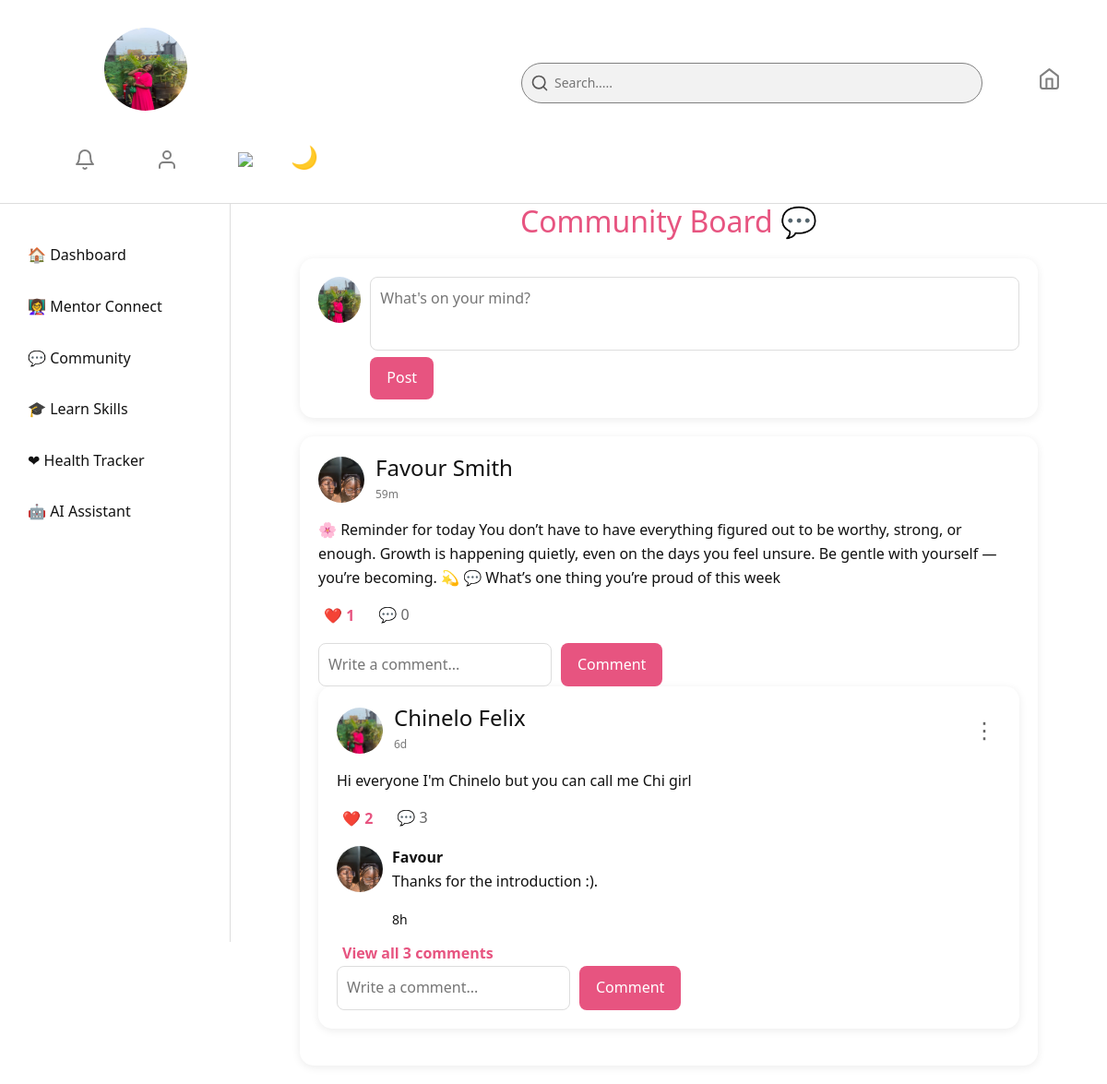
Page /community (signed in) on the committed database.
### src/models.py (models this page shows, shortened)
class User(UserMixin, db.Model):
    __tablename__ = 'users'
    id = db.Column(db.Integer, primary_key=True)
    first_name = db.Column(db.String(100), nullable=False)
    last_name = db.Column(db.String(100), nullable=False)
    email = db.Column(db.String(150), unique=True, nullable=False)
    dob = db.Column(db.String, nullable=False)
    password = db.Column(db.String(200), nullable=False)
    profile_image = db.Column(db.String(300), default='default_profile.png')
    date_created = db.Column(db.DateTime, default=datetime.utcnow)
    last_seen = db.Column(db.DateTime, default=datetime.utcnow)
    posts = db.relationship('CommunityPost', backref='user', lazy=True)
    comments = db.relationship('Comment', backref='user', lazy=True)
    likes = db.relationship('Like', backref='user', lazy=True)
    todos = db.relationship('ToDo', backref='user', lazy=True)
    ai_chats = db.relationship('AIChat', backref='user', lazy=True)
    health_logs = db.relationship('HealthTracker', backref='user', lazy=True)
    course_progress = db.relationship('UserCourse', backref='user', lazy=True)
    is_authenticated = True
    is_active = True
    is_anonymous = False
    def __repr__(self):
        return f"<Users {self.email}>"

class CommunityPost(db.Model):
    __tablename__ = 'community_posts'
    id = db.Column(db.Integer, primary_key=True)
    content = db.Column(db.Text, nullable=False)
    created_at = db.Column(db.DateTime, default=datetime.utcnow)
    user_id = db.Column(db.Integer, db.ForeignKey('users.id'), nullable=False)
    author = db.relationship('User') # link to the user who made the post
    comments = db.relationship('Comment', backref='post', cascade="all, delete-orphan", lazy=True)
    likes = db.relationship('Like', backref='post', cascade="all, delete-orphan", lazy=True)

class Comment(db.Model):
    __tablename__ = 'comments'
    id = db.Column(db.Integer, primary_key=True)
    content = db.Column(db.Text, nullable=False)
    created_at = db.Column(db.DateTime, default=datetime.utcnow)
    user_id = db.Column(db.Integer, db.ForeignKey('users.id'), nullable=False)
    post_id = db.Column(db.Integer, db.ForeignKey('community_posts.id'), nullable=False)

### src/routes/community_routes.py (the view)
@community_bp.route('/community')
@login_required
def community_page():
    posts = CommunityPost.query.order_by(CommunityPost.created_at.desc()).all()
    users = User.query.all()
    print(posts)
    print(users)
    return render_template('community.html', posts=posts, user=current_user, users=users)

### src/__init__.py (called while the page is built)
@app.before_request
def update_last_seen():
    if current_user.is_authenticated:
        current_user.last_seen = datetime.utcnow()
        db.session.commit()

### src/routes/auth_routes.py (called while the page is built)
@login_manager.user_loader
def load_user(user_id):
    return User.query.get(int(user_id))

### src/utils.py (called while the page is built)
def time_ago(created_at):
    now = datetime.now(timezone.utc)
    if created_at.tzinfo is None:
        created_at = created_at.replace(tzinfo=timezone.utc)
    diff = now - created_at
    seconds = diff.total_seconds()
    minutes = seconds / 60
    hours = minutes / 60
    days = hours / 24
    if seconds < 60:
        return f"{int(seconds)}s"
    elif minutes < 60:
        return f"{int(minutes)}m"
    elif hours < 24:
        return f"{int(hours)}h"
    else:
        return f"{int(days)}d"

### src/templates/community.html (shortened to what this page needs)
{% extends 'base.html' %}
{% block content %}
<link rel="stylesheet" href="{{ url_for('static', filename='dashboard.css') }}">
<div class="dashboard-container">
  <div class="sidebar">
    <div class="top">
      <nav>
        <a href="{{ url_for('dashboard_bp.dashboard') }}">🏠 Dashboard</a>
        <a href="{{ url_for('mentor_bp.mentors_page') }}">👩‍🏫 Mentor Connect</a>
        <a href="{{ url_for('community_bp.community_page') }}" class="active">💬 Community</a>
        <a href="{{ url_for('learn_bp.learn_skill') }}">🎓 Learn Skills</a>
        <a href="{{ url_for('health_bp.health_tracker') }}">❤ Health Tracker</a>
        <a href="{{ url_for('ai_bp.ai_chat') }}">🤖 AI Assistant</a>
      </nav>
    </div>
  </div>
  <section class="community-feed">
    <h2 class="community-title">Community Board 💬</h2>
    <div class="create-post-card">
      <div class="create-post-header">
        <img src="{{ url_for('static', filename='profile_images/' + current_user.profile_image) }}" alt="Profile"
          class="profile-pic">
        <form action="{{ url_for('community_bp.create_post') }}" method="POST" class="post-form">
          <textarea name="content" placeholder="What's on your mind?"></textarea>
          <button type="submit">Post</button>
        </form>
      </div>
    </div>
    {% for post in posts %}
    <div class="post-card">
      <div class="post-header">
        <img src="{{ url_for('static',
        filename='profile_images/' + post.user.profile_image) }}" class="profile-pic">
        <div class="user-info">
          <h4>
            {{ post.user.first_name }}
            {{ post.user.last_name }}
          </h4>
          <span class="post-time">{{ time_ago(post.created_at) }}</span>
        </div>
        {% if current_user.id == post.user.id %}
        <div class="post-menu">
          <button class="menu-btn">⋮</button>
        </div>
        {% endif %}
      </div>
      <div class="post-content">
        {{ post.content }}
      </div>
      <div class="post-actions">
        <form action="{{ url_for('community_bp.like_post', post_id=post.id) }}" method="POST">
          <button class="like-btn">
            ❤️ {{ post.likes|length }}
          </button>
        </form>
        <span class="comment-count">💬 {{ post.comments|length }}</span>
      </div>
      <div class="comments-preview">
        {% if post.comments %}
        <div class="latest-comment">
          <img src="{{ url_for('static',
              filename='profile_images/' +
              post.comments[-1].user.profile_image) }}" class="comment-pic">
          <div>
            <strong>
              {{ post.comments[-1].user.first_name }}
            </strong>
            <p>
              {{ post.comments[-1].content }}
            </p>
            <small>
              {{ time_ago(post.comments[-1].created_at) }}
            </small>
          </div>
        </div>
        {% endif %}
        {% if post.comments|length > 1 %}
        <button class="view-comments-btn" onclick="toggleComments('{{ post.id }}')">
          View all {{ post.comments|length }}
          comments
        </button>
        {% endif %}
        <div class="comment-form">
          <form action="{{ url_for('community_bp.add_comment', post_id=post.id) }}" method="POST" class="comment-form">
            <input type="text" name="content" placeholder="Write a comment...">
            <button type="submit">Comment</button>
          </form>
        </div>
      </div>
      {% endfor %}
  </section>
</div>
{% endblock %}

### src/templates/base.html (shortened to what this page needs)
<!doctype html>
<html lang="en">
<head>
  <link href="https://cdn.jsdelivr.net/npm/bootstrap@5.3.2/dist/css/bootstrap.min.css" rel="stylesheet">
  <link rel="stylesheet" href="{{ url_for('static', filename='girl_hygiene_app.css') }}">
</head>
<body>
  <header>
    {% if current_user.is_authenticated %}
    <div class="welcome-section2">
      <img src="{{ url_for('static', filename='profile_images/' + current_user.profile_image) }}" alt="Profile image"
        class="profile-image">
    </div>
    <div class="links2">
      <div class="search-box">
        <svg class="search-icon" viewBox="0 0 24 24" fill="none" stroke="currentColor" stroke-width="2"
          stroke-linecap="round" stroke-linejoin="round">
          <circle cx="11" cy="11" r="8"></circle>
          <line x1="21" y1="21" x2="16.65" y2="16.65"></line>
        </svg>
        <input type="text" placeholder="Search....." />
      </div>
      <a class="nav-icon" href="{{ url_for('dashboard_bp.dashboard') }}">
        <img src="{{ url_for('static', filename='images/home.svg') }}"></icon>
      </a>
    </div>
    <div class="links1">
      <a class="nav-icon" href="{{ url_for('dashboard_bp.dashboard') }}">
        <img src="{{ url_for('static', filename='images/bell.svg') }}"></icon>
      </a>
      <a class="nav-icon" href="{{ url_for('profile_bp.profile_page') }}">
        <img src="{{ url_for('static', filename='images/user.svg') }}"></icon>
      </a>
      <a class="nav-icon" href="{{ url_for('auth_bp.logout') }}">
        <img src="{{ url_for('static', filename='images/log-out.svg') }}"></icon>
      </a>
      <button id="themeToggle" class="toggle-btn">🌙</button>
    </div>
    {% endif %}
  </header>
  {% block content %}{% endblock %}
</body>
</html>

### src/static/girl_hygiene_app.css (style rules this page uses)
:root { --bg: #ffffff; --text: #111; --card-bg: #f5f6fa; --accent: #FF089D; --border: #ddd; }
body { background-image: url('images/group7.jpg'); background-size:cover ; background-repeat:no-repeat ; background-position: center; background-attachment: fixed; line-height: 1.6; color: var(--text); font-family: "Poppins", sans-serif; margin: 0; }
header { display: flex; justify-content: space-between; align-items: center; flex-wrap: wrap; background-color: var(--bg); border-bottom: 1px solid var(--border); color: var(--text); position: relative; z-index:10; }
.links1 { display: flex; margin-right: 80px; gap: 35px; }
.links1 a { font-size: 25px; margin-top: 30px; margin-left: 30px; color: var(--text); text-decoration:none; gap: 0px; }
.links2 { display: flex; gap: 10px; color: var(--text); margin-left: 250px; margin-top: 30px; }
.links2 img { width: 25px; height: 25px; margin-top: 5px; text-decoration:none; }
.contact input, textarea { width: 300px; height: 30px; padding: 10px; border: 1px solid #ccc; align-items: center; border-radius: 4px; }
#themeToggle { float: right; margin-right: 1rem; margin-top: 30px; background: none; border: none; font-size: 1.5rem; cursor: pointer; }

### src/static/dashboard.css (style rules this page uses)
:root { --bg: #ffffff; --text: #111; --card-bg: #f5f6fa; --header-bg: #ffffff; --accent: #ff4f87; --border: #ddd; }
body { margin: 0; padding: 0; font-family: 'Segoe UI', Tahoma, Geneva, Verdana, sans-serif; background: var(--bg); color: var(--text); }
header { display: flex; justify-content: space-between; align-items: center; padding: 30px 50px; flex-wrap: wrap; background-color: var(--bg); border-bottom: 1px solid var(--border); color: var(--text); top: 0; z-index: 10; }
.search-box { position: relative; width: 500px; margin-right: 50px; }
.search-box .search-icon { position: absolute; top: 50%; left: 10px; transform: translateY(-50%); width: 20px; height: 20px; color: #585757; pointer-events: none; }
.search-box input { background-color: rgb(0, 0, 0, 0.05); width: 100%; padding: 10px 10px 10px 35px; border: 1px solid gray; border-radius: 25px; outline: none; font-size: 14px; transition: 0.3s; }
.dashboard-container { display: grid; grid-template-columns: 250px 1fr auto; height: 100vh; }
.sidebar { background: var(--bg); border-right: 1px solid var(--border); height: inherit; padding: 25px 0; }
.sidebar nav a { display: block; padding: 12px 20px; color: var(--text); text-decoration: none; border-radius: 10px; margin: 6px 10px; transition: 0.3s; }
.welcome-section2 img { position: relative; top: 8%; left: 70%; width: 90px; border-radius: 50%; height: 90px; }
.community-feed { width: 100%; max-width: 800px; margin: auto; }
.community-title { text-align: center; color: #e75480; margin-bottom: 20px; }
.create-post-card, .post-card { background: var(--bg); border-radius: 15px; padding: 20px; margin-bottom: 20px; box-shadow: 0 2px 10px rgba(0, 0, 0, .08); }
.create-post-header { display: flex; gap: 10px; }
.post-header { display: flex; align-items: center; gap: 12px; position: relative; }
.post-menu { margin-left: auto; position: relative; }
.menu-btn { background: none; border: none; font-size: 24px; cursor: pointer; color: #666; }
.profile-pic, .comment-pic { width: 50px; height: 50px; border-radius: 50%; object-fit: cover; }
.user-info h4 { margin: 0; }
.post-time { font-size: 12px; color: #777; }
.post-content { margin-top: 15px; margin-bottom: 15px; line-height: 1.6; }
.post-actions { display: flex; gap: 20px; margin-bottom: 15px; margin-bottom: 15px; }
.like-btn { background: none; border: none; cursor: pointer; color: #e75480; font-weight: bold; }
.comment-count { color: #666; }
.comment-form { display: flex; gap: 10px; }
.view-comments-btn { background: none; border: none; color: #e75480; cursor: pointer; font-weight: 600; margin-top: 10px; }
.latest-comment { display: flex; gap: 10px; margin-top: 10px; }
.comment-form input { flex: 1; padding: 10px; border: 1px solid var(--border); border-radius: 8px; }
.comment-form button, .post-form button { background: #e75480; color: white; border: none; padding: 10px 18px; border-radius: 8px; cursor: pointer; }
.post-form textarea { width: 100%; min-height: 80px; padding: 10px; border: 1px solid #ddd; border-radius: 8px; resize: none; }
.post-form { width: 100%; }

### rows in the picture
User: profile_image (picture)
CommunityPost: profile_image (picture), user.first_name "Favour", user.last_name "Smith", created_at "59m", content "🌸 Reminder for today You don’t have to have everything figured out to be worthy, strong, or enough. Growth is happening quietly, even on the days you feel unsure. Be gentle with yourself — you’re becoming. 💫 💬 What’s one thing you’re proud of this week", likes|length "1", comments|length "0"
CommunityPost: profile_image (picture), user.first_name "Chinelo", user.last_name "Felix", created_at "6d", content "Hi everyone I'm Chinelo but you can call me Chi girl", likes|length "2", comments|length "3", first_name "Favour", content "Thanks for the introduction :)."
Comment: created_at "8h"
